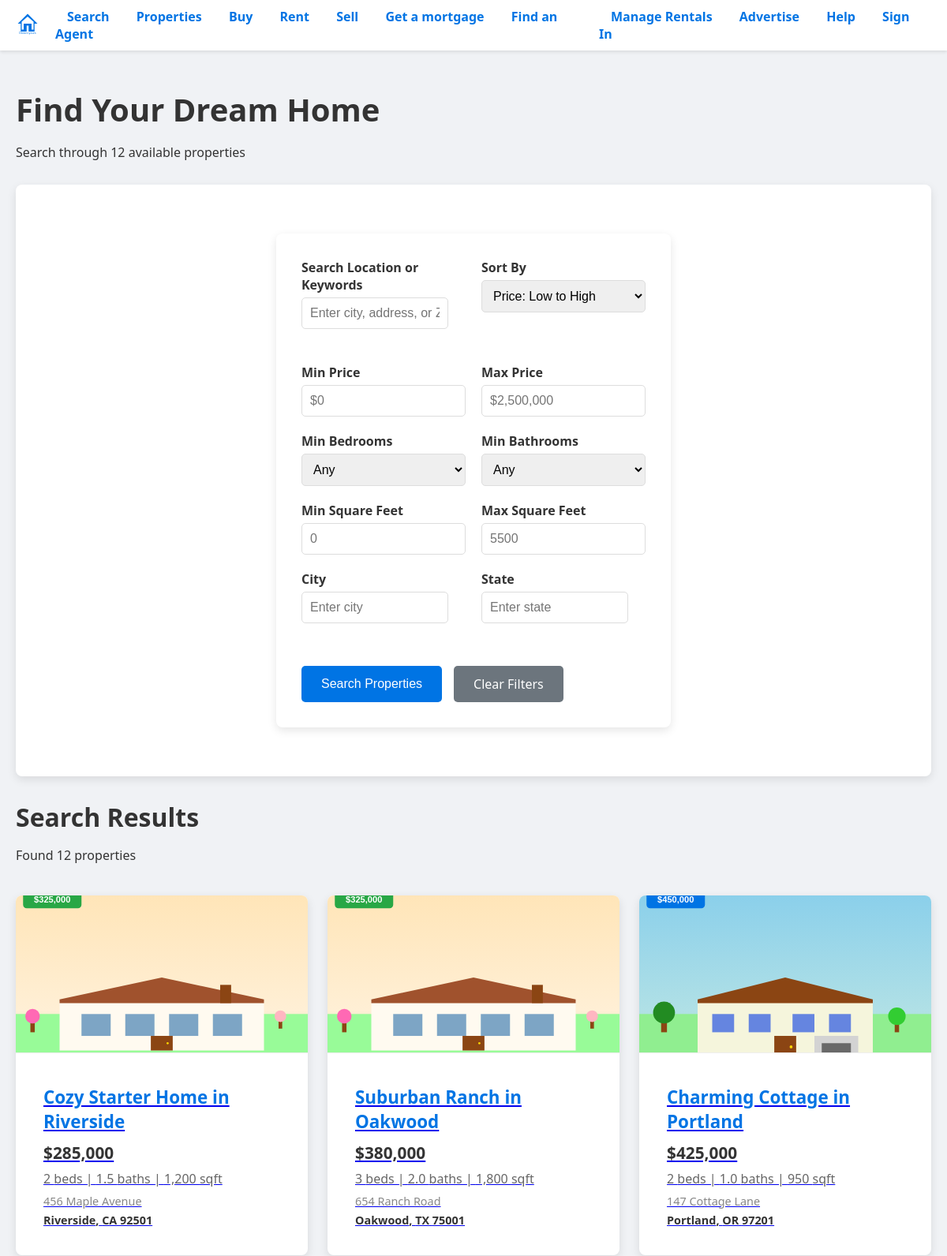
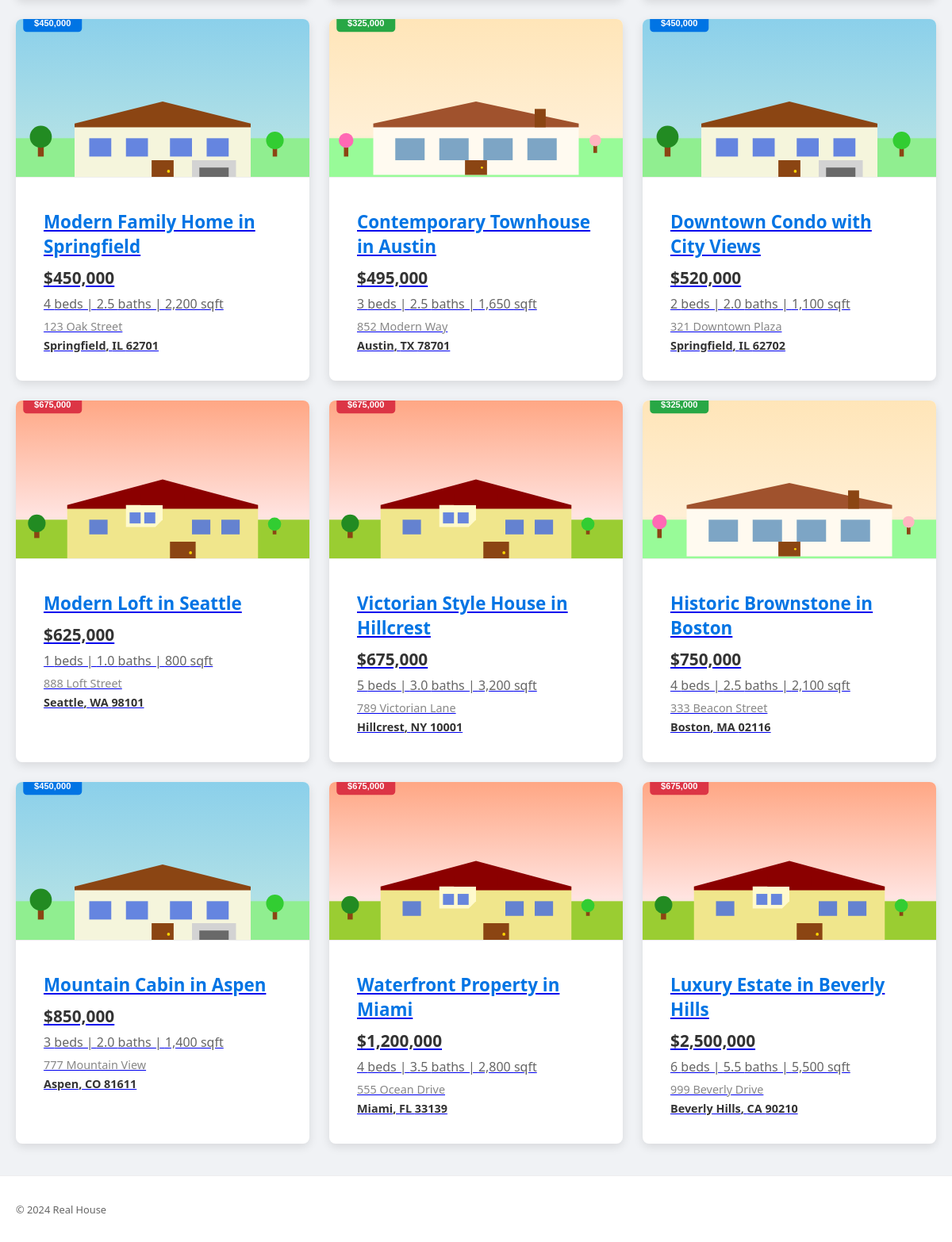
Screenshot of /search with the database file from the repository (2 pictures, top to bottom).
### app/models/property.py (models this page shows)
class Property(Base):
    __tablename__ = "properties"
    id = Column(Integer, primary_key=True, index=True)
    title = Column(String, index=True)
    price = Column(Float)
    bedrooms = Column(Integer)
    bathrooms = Column(Float)
    sqft = Column(Integer)
    address = Column(String)
    city = Column(String)
    state = Column(String)
    zip_code = Column(String)
    description = Column(Text)
    photo_url = Column(String)
    latitude = Column(Float, nullable=True)  # For map integration
    longitude = Column(Float, nullable=True)  # For map integration
    property_type = Column(String, default="house")  # house, condo, townhouse, etc.
    listing_type = Column(String, default="sale")  # sale, rent

### app/routes/properties.py (the view)
@router.get("/search")
def search_properties(
    request: Request,
    q: Optional[str] = Query(None, description="Search query"),
    min_price: Optional[str] = Query(None, description="Minimum price"),
    max_price: Optional[str] = Query(None, description="Maximum price"),
    bedrooms: Optional[str] = Query(None, description="Minimum bedrooms"),
    bathrooms: Optional[str] = Query(None, description="Minimum bathrooms"),
    min_sqft: Optional[str] = Query(None, description="Minimum square feet"),
    max_sqft: Optional[str] = Query(None, description="Maximum square feet"),
    city: Optional[str] = Query(None, description="City"),
    state: Optional[str] = Query(None, description="State"),
    zip_code: Optional[str] = Query(None, description="ZIP code"),
    sort_by: Optional[str] = Query("price_asc", description="Sort by"),
    db: Session = Depends(get_db)
):
    def safe_float(value):
        if value is None or value == "":
            return None
        try:
            return float(value)
        except (ValueError, TypeError):
            return None
    def safe_int(value):
        if value is None or value == "":
            return None
        try:
            return int(value)
        except (ValueError, TypeError):
            return None
    min_price_val = safe_float(min_price)
    max_price_val = safe_float(max_price)
    bedrooms_val = safe_int(bedrooms)
    bathrooms_val = safe_float(bathrooms)
    min_sqft_val = safe_int(min_sqft)
    max_sqft_val = safe_int(max_sqft)
    properties = crud_property.search_properties(
        db=db,
        query=q,
        min_price=min_price_val,
        max_price=max_price_val,
        bedrooms=bedrooms_val,
        bathrooms=bathrooms_val,
        min_sqft=min_sqft_val,
        max_sqft=max_sqft_val,
        city=city,
        state=state,
        zip_code=zip_code,
        sort_by=sort_by
    )
    stats = crud_property.get_property_stats(db)
    search_params = {
        'q': q or '',
        'min_price': min_price or '',
        'max_price': max_price or '',
        'bedrooms': bedrooms or '',
        'bathrooms': bathrooms or '',
        'min_sqft': min_sqft or '',
        'max_sqft': max_sqft or '',
        'city': city or '',
        'state': state or '',
        'zip_code': zip_code or '',
        'sort_by': sort_by or 'price_asc'
    }
    return templates.TemplateResponse("property/search.html", {
        "request": request,
        "properties": properties,
        "stats": stats,
        "search_params": search_params,
        "results_count": len(properties)
    })

### app/templates/property/search.html (shortened to what this page needs)
{% extends "base.html" %}
{% block content %}
<div class="search-page">
    <div class="search-header">
        <h1>Find Your Dream Home</h1>
        <p>Search through {{ stats.total_count }} available properties</p>
    </div>
    <div class="search-container">
        <form class="search-form" method="GET" action="/search">
            <div class="search-row">
                <div class="search-field">
                    <label for="q">Search Location or Keywords</label>
                    <input type="text" id="q" name="q" value="{{ search_params.q }}"
                           placeholder="Enter city, address, or ZIP code">
                </div>
                <div class="search-field">
                    <label for="sort_by">Sort By</label>
                    <select id="sort_by" name="sort_by">
                        <option value="price_asc" {% if search_params.sort_by == 'price_asc' %}selected{% endif %}>Price: Low to High</option>
                    </select>
                </div>
            </div>
            <div class="search-row">
                <div class="search-field">
                    <label for="min_price">Min Price</label>
                    <input type="number" id="min_price" name="min_price" value="{{ search_params.min_price }}"
                           placeholder="$0" min="0" step="1000">
                </div>
                <div class="search-field">
                    <label for="max_price">Max Price</label>
                    <input type="number" id="max_price" name="max_price" value="{{ search_params.max_price }}"
                           placeholder="${{ '{:,.0f}'.format(stats.max_price) }}" min="0" step="1000">
                </div>
                <div class="search-field">
                    <label for="bedrooms">Min Bedrooms</label>
                    <select id="bedrooms" name="bedrooms">
                        <option value="">Any</option>
                    </select>
                </div>
                <div class="search-field">
                    <label for="bathrooms">Min Bathrooms</label>
                    <select id="bathrooms" name="bathrooms">
                        <option value="">Any</option>
                    </select>
                </div>
            </div>
            <div class="search-row">
                <div class="search-field">
                    <label for="min_sqft">Min Square Feet</label>
                    <input type="number" id="min_sqft" name="min_sqft" value="{{ search_params.min_sqft }}"
                           placeholder="0" min="0" step="100">
                </div>
                <div class="search-field">
                    <label for="max_sqft">Max Square Feet</label>
                    <input type="number" id="max_sqft" name="max_sqft" value="{{ search_params.max_sqft }}"
                           placeholder="{{ stats.max_sqft }}" min="0" step="100">
                </div>
                <div class="search-field">
                    <label for="city">City</label>
                    <input type="text" id="city" name="city" value="{{ search_params.city }}"
                           placeholder="Enter city">
                </div>
                <div class="search-field">
                    <label for="state">State</label>
                    <input type="text" id="state" name="state" value="{{ search_params.state }}"
                           placeholder="Enter state">
                </div>
            </div>
            <div class="search-actions">
                <button type="submit" class="search-btn">Search Properties</button>
                <a href="/search" class="clear-btn">Clear Filters</a>
            </div>
        </form>
    </div>
    <div class="search-results">
        <div class="results-header">
            <h2>Search Results</h2>
            <p>Found {{ results_count }} properties</p>
        </div>
        {% if properties %}
        <div class="property-grid">
            {% for property in properties %}
            <div class="property-card">
                <a href="/properties/{{ property.id }}">
                    <img src="{{ property.photo_url or '/static/images/placeholder-home.jpg' }}" alt="Property image">
                    <div class="property-info">
                        <h3>{{ property.title }}</h3>
                        <p class="price">${{ '{:,.0f}'.format(property.price) }}</p>
                        <p class="details">{{ property.bedrooms }} beds | {{ property.bathrooms }} baths | {{ '{:,}'.format(property.sqft) }} sqft</p>
                        <p class="location">{{ property.address }}</p>
                        <p class="location">{{ property.city }}, {{ property.state }} {{ property.zip_code }}</p>
                    </div>
                </a>
            </div>
            {% endfor %}
        </div>
        {% else %}
        <div class="no-results">
            <h3>No properties found</h3>
            <p>Try adjusting your search criteria or <a href="/search">clear all filters</a> to see all properties.</p>
        </div>
        {% endif %}
    </div>
</div>
{% endblock %}

### app/static/css/styles.css (style rules this page uses)
* { box-sizing: border-box; }
body { font-family: 'Segoe UI', Tahoma, Geneva, Verdana, sans-serif; margin: 0; padding: 0; background-color: #f0f2f5; color: #333; overflow-x: hidden; }
.property-grid { display: grid; grid-template-columns: repeat(auto-fit, minmax(300px, 1fr)); gap: 25px; padding: 20px 0; }
.property-card { background-color: #fff; border-radius: 8px; box-shadow: 0 4px 12px rgba(0,0,0,0.1); overflow: hidden; transition: transform 0.3s ease, box-shadow 0.3s ease; }
.property-card img { width: 100%; height: 200px; object-fit: cover; border-bottom: 1px solid #eee; }
.property-card h3 { font-size: 1.4em; margin: 15px 15px 5px; color: #0074E4; }
.property-card p { font-size: 1em; color: #555; margin: 0 15px 10px; }
.property-card p:last-child { font-weight: 700; color: #333; margin-bottom: 15px; }
form { background: #fff; padding: 2em; border-radius: 8px; box-shadow: 0 4px 12px rgba(0,0,0,0.1); max-width: 500px; margin: 2em auto; }
label { display: block; margin-bottom: 0.8em; font-weight: 600; color: #333; }
input[type="text"], input[type="email"], input[type="password"] { width: calc(100% - 22px); padding: 10px; margin-bottom: 1.5em; border: 1px solid #ddd; border-radius: 5px; font-size: 1em; }
button { background-color: #0074E4; color: #fff; border: none; padding: 12px 25px; border-radius: 5px; cursor: pointer; font-size: 1.1em; transition: background-color 0.3s ease; }

### app/templates/property/search.html (style rules this page uses)
.search-page { max-width: 1200px; margin: 0 auto; padding: 20px; }
.search-header { text-align: left; margin-bottom: 30px; }
.search-header h1 { font-size: 2.5em; color: #333; margin-bottom: 10px; }
.search-container { background: #fff; padding: 30px; border-radius: 8px; box-shadow: 0 4px 12px rgba(0,0,0,0.1); margin-bottom: 30px; }
.search-form { display: flex; flex-direction: column; gap: 20px; }
.search-row { display: grid; grid-template-columns: repeat(auto-fit, minmax(200px, 1fr)); gap: 20px; }
.search-field { display: flex; flex-direction: column; }
.search-field label { font-weight: 600; margin-bottom: 5px; color: #333; }
.search-field input, .search-field select { padding: 10px; border: 1px solid #ddd; border-radius: 5px; font-size: 1em; }
.search-actions { display: flex; gap: 15px; justify-content: flex-start; margin-top: 10px; }
.search-btn { background-color: #0074E4; color: white; padding: 12px 25px; border: none; border-radius: 5px; font-size: 1em; cursor: pointer; transition: background-color 0.3s ease; }
.clear-btn { background-color: #6c757d; color: white; padding: 12px 25px; text-decoration: none; border-radius: 5px; font-size: 1em; transition: background-color 0.3s ease; }
.results-header { margin-bottom: 20px; }
.results-header h2 { font-size: 2em; color: #333; margin-bottom: 5px; }
.property-grid { display: grid; grid-template-columns: repeat(auto-fit, minmax(300px, 1fr)); gap: 25px; margin-top: 20px; }
.property-card { background-color: #fff; border-radius: 8px; box-shadow: 0 4px 12px rgba(0,0,0,0.1); overflow: hidden; transition: transform 0.3s ease, box-shadow 0.3s ease; }
.property-card img { width: 100%; height: 200px; object-fit: cover; }
.property-info { padding: 20px; }
.property-info h3 { font-size: 1.4em; color: #0074E4; margin-bottom: 10px; }
.property-info .price { font-size: 1.3em; font-weight: 700; color: #333; margin-bottom: 8px; }
.property-info .details { color: #666; margin-bottom: 8px; }
.property-info .location { color: #888; font-size: 0.9em; margin-bottom: 5px; }

### rows the page displays
Property: photo_url (picture), title "Cozy Starter Home in Riverside", price "285,000", bedrooms "2", bathrooms "1.5", sqft "1,200", address "456 Maple Avenue", city "Riverside", state "CA", zip_code "92501"
Property: photo_url (picture), title "Suburban Ranch in Oakwood", price "380,000", bedrooms "3", bathrooms "2.0", sqft "1,800", address "654 Ranch Road", city "Oakwood", state "TX", zip_code "75001"
Property: photo_url (picture), title "Charming Cottage in Portland", price "425,000", bedrooms "2", bathrooms "1.0", sqft "950", address "147 Cottage Lane", city "Portland", state "OR", zip_code "97201"
Property: photo_url (picture), title "Modern Family Home in Springfield", price "450,000", bedrooms "4", bathrooms "2.5", sqft "2,200", address "123 Oak Street", city "Springfield", state "IL", zip_code "62701"
Property: photo_url (picture), title "Contemporary Townhouse in Austin", price "495,000", bedrooms "3", bathrooms "2.5", sqft "1,650", address "852 Modern Way", city "Austin", state "TX", zip_code "78701"
Property: photo_url (picture), title "Downtown Condo with City Views", price "520,000", bedrooms "2", bathrooms "2.0", sqft "1,100", address "321 Downtown Plaza", city "Springfield", state "IL", zip_code "62702"
Property: photo_url (picture), title "Modern Loft in Seattle", price "625,000", bedrooms "1", bathrooms "1.0", sqft "800", address "888 Loft Street", city "Seattle", state "WA", zip_code "98101"
Property: photo_url (picture), title "Victorian Style House in Hillcrest", price "675,000", bedrooms "5", bathrooms "3.0", sqft "3,200", address "789 Victorian Lane", city "Hillcrest", state "NY", zip_code "10001"
Property: photo_url (picture), title "Historic Brownstone in Boston", price "750,000", bedrooms "4", bathrooms "2.5", sqft "2,100", address "333 Beacon Street", city "Boston", state "MA", zip_code "02116"
Property: photo_url (picture), title "Mountain Cabin in Aspen", price "850,000", bedrooms "3", bathrooms "2.0", sqft "1,400", address "777 Mountain View", city "Aspen", state "CO", zip_code "81611"
Property: photo_url (picture), title "Waterfront Property in Miami", price "1,200,000", bedrooms "4", bathrooms "3.5", sqft "2,800", address "555 Ocean Drive", city "Miami", state "FL", zip_code "33139"
Property: photo_url (picture), title "Luxury Estate in Beverly Hills", price "2,500,000", bedrooms "6", bathrooms "5.5", sqft "5,500", address "999 Beverly Drive", city "Beverly Hills", state "CA", zip_code "90210"

### other values shown
{{ stats.total_count }} "12"
{{ results_count }} "12"
